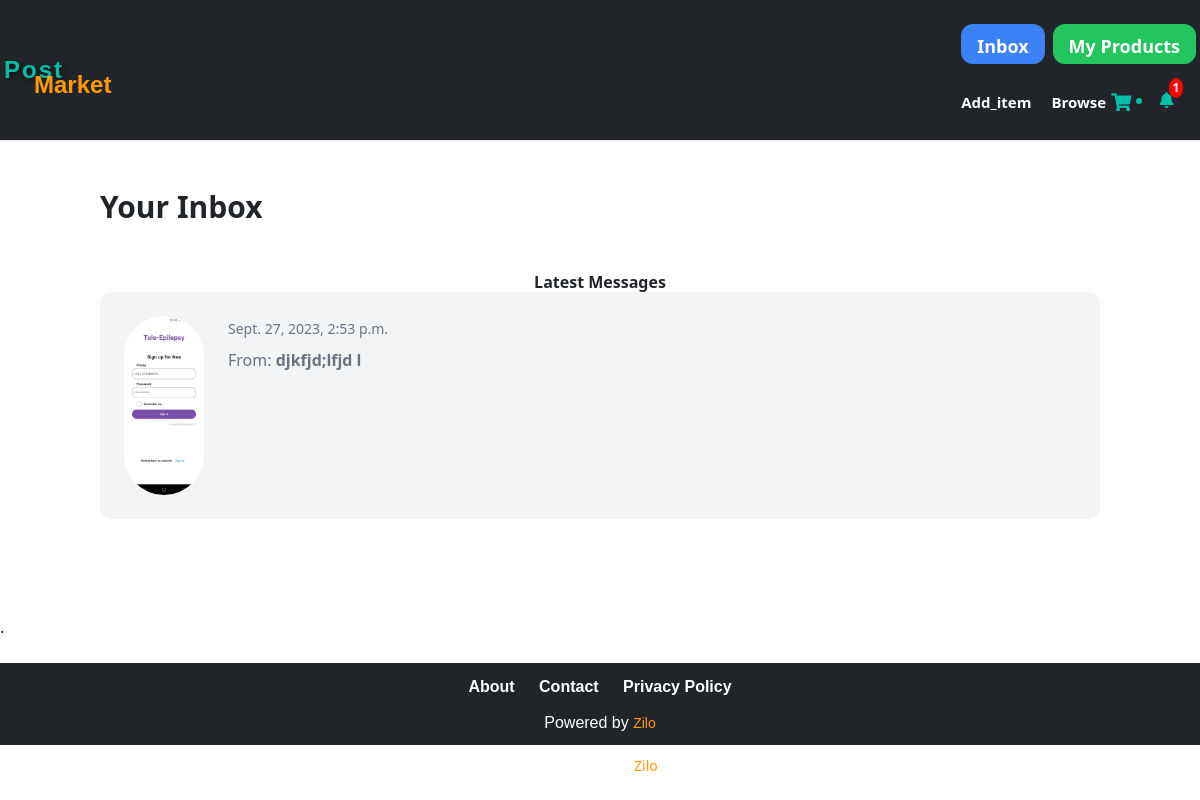
Before: /inbox/ (signed in) with the older database file.
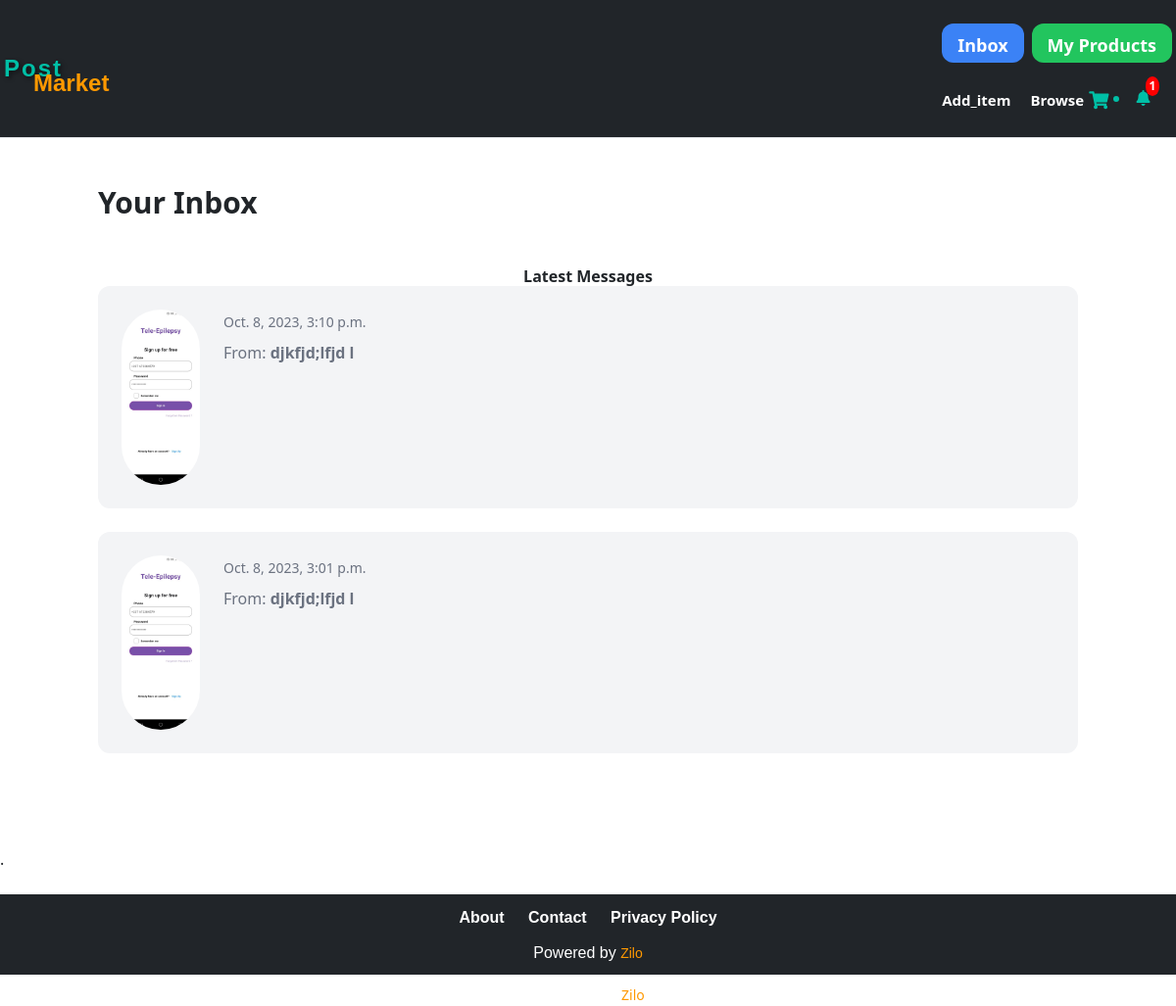
After: the same page with the newer database file.
### conversation/models.py (models this page shows, shortened)
class Conversation(models.Model):
    item = models.ForeignKey(Item, related_name='conversations', on_delete=models.CASCADE)
    members = models.ManyToManyField(User, related_name='conversations')
    created_at = models.DateTimeField(auto_now_add=True)
    modified_at = models.DateTimeField(auto_now=True)
    class Meta:
        ordering = ('-modified_at',)

### item/models.py (models this page shows, shortened)
class Item(models.Model):
    category = models.ForeignKey(Category, related_name='items', on_delete=models.CASCADE)
    name = models.CharField(max_length=255)
    description = models.TextField(blank=True, null=True)
    location = models.CharField(max_length=100)
    price = models.FloatField()
    quantity = models.IntegerField(default=1)
    image = models.ImageField(upload_to='item_images', blank=True, null=True)
    is_sold = models.BooleanField(default=False)
    created_by = models.ForeignKey(settings.AUTH_USER_MODEL, related_name='items', on_delete=models.CASCADE)
    created_at = models.DateTimeField(auto_now_add=True)
    is_approved = models.BooleanField(default=False)

### conversation/views.py (the view)
# urls.py: path('', views.inbox, name='inbox'),
@login_required
def inbox(request):
    conversations = Conversation.objects.filter(members__in=[request.user.id])
    return render(request, 'conversation/inbox.html', {
        'conversations': conversations
    })

### core/custom_context_processors.py (called while the page is built)
def notifications(request):
    allnotifications = BroadcastNotification.objects.all()
    return {'notifications': allnotifications}

### conversation/templates/conversation/inbox.html (shortened to what this page needs)
{% extends 'core/base.html' %}
{% block content %}
<h1 class="mb-6 text-3xl mt-5 container"><b>Your Inbox</b></h1>
<div class="space-y-6 container mt-5">
    <center><b><h1>Latest Messages</h1></b></center>
    {% for conversation in conversations %}
        <a href="{% url 'conversation:detail' conversation.id %}">
            <div class="p-6 flex bg-gray-100 rounded-xl">
                <div class="pr-6">
                    <img src="{{ conversation.item.image.url }}" class="w-20 rounded-full">
                </div>
                <div>
                    <div class="flex flex-col space-y-2">
                        <div class="flex justify-between">
                            <div>
                                <span class="text-sm text-gray-500">{{ conversation.modified_at }}</span>
                            </div>
                        </div>
                        <div>
                            <p class="mb-1 text-gray-500">From: <b>{{ conversation.item.name }}</b></p>
                        </div>
                    </div>
                </div>
            </div>
        </a><br>
    {% endfor %}
</div><br>
<div class="mt-5">.</div>
<br>
{% endblock %}

Changed rows visible on the page:
changed Conversation: modified_at "Sept. 27, 2023, 2:53 p.m." → "Oct. 8, 2023, 3:10 p.m."
added Conversation: item.image (picture), modified_at "Oct. 8, 2023, 3:01 p.m.", item.name "djkfjd;lfjd l"
